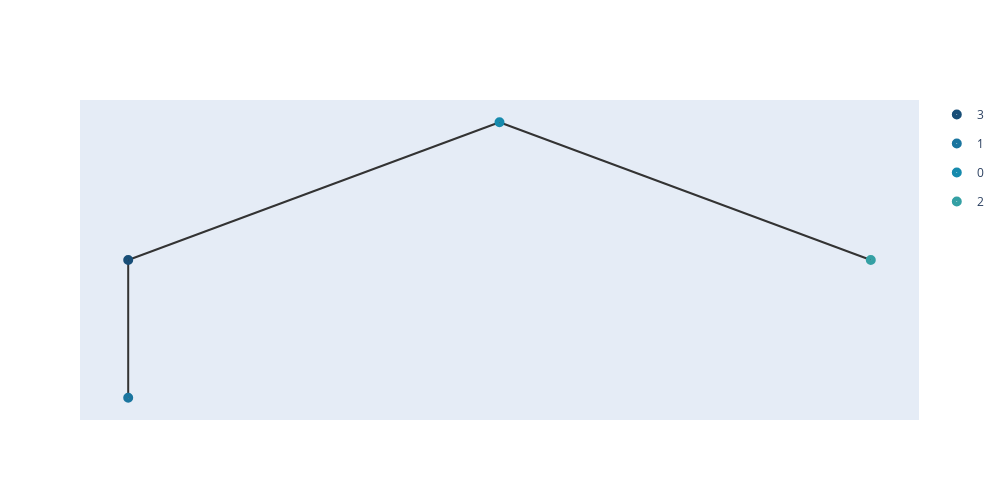

This figure's notebook cell:
### Code cell
embeddings2,nodes2 = get_Hyper_tree(folder_path2 +'datas.data',1,tmp2.shape[1]+1,0,epoches1,epoches2,meta_list2,save_path=folder_path2)
merge_points_with_c(embeddings2,nodes2,folder_path2 +'datas.data',1,tmp2.shape[1]+1,0,folder_path2,epoches2,c1,c2)
nos2 = build_hyper_tree_from_folder(folder_path2,True)
add_meta(nos2[0],meta_list2,[])
show_tree(nos2[0],color=['#184e77','#1a759f','#168aad',"#34a0a4",'#52b69a','#99d98c','#76c893','#99d98c']).show_fig()
remove_meta(nos2[0]);

### Figure 1 — Plotly figure (JSON) as saved in the notebook; plotly's stock layout.template omitted (floating-point values rounded to 4 significant figures)
{"data": [{"hoverinfo": "text", "hovertext": ["0_3"], "legendgroup": "3", "marker": {"color": "#184e77", "size": 10, "symbol": "circle-dot"}, "mode": "markers+text", "name": "3", "type": "scatter", "x": [3.25], "y": [3.5]}, {"hoverinfo": "text", "hovertext": ["1_1"], "legendgroup": "1", "marker": {"color": "#1a759f", "size": 10, "symbol": "circle-dot"}, "mode": "markers+text", "name": "1", "type": "scatter", "x": [3.25], "y": [2]}, {"hoverinfo": "text", "hovertext": ["3_0"], "legendgroup": "0", "marker": {"color": "#168aad", "size": 10, "symbol": "circle-dot"}, "mode": "markers+text", "name": "0", "type": "scatter", "x": [5.5], "y": [5]}, {"hoverinfo": "text", "hovertext": ["2_2"], "legendgroup": "2", "marker": {"color": "#34a0a4", "size": 10, "symbol": "circle-dot"}, "mode": "markers+text", "name": "2", "type": "scatter", "x": [7.75], "y": [3.5]}], "layout": {"height": 500, "shapes": [{"layer": "below", "line": {"color": "#333", "width": 2}, "type": "line", "x0": 5.5, "x1": 5.5, "y0": 5, "y1": 5}, {"layer": "below", "line": {"color": "#333", "width": 2}, "type": "line", "x0": 5.5, "x1": 3.25, "y0": 5, "y1": 3.5}, {"layer": "below", "line": {"color": "#333", "width": 2}, "type": "line", "x0": 3.25, "x1": 3.25, "y0": 3.5, "y1": 2}, {"layer": "below", "line": {"color": "#333", "width": 2}, "type": "line", "x0": 5.5, "x1": 7.75, "y0": 5, "y1": 3.5}], "width": 1000, "xaxis": {"showgrid": false, "showline": false, "showticklabels": false, "zeroline": false}, "yaxis": {"showgrid": false, "showline": false, "showticklabels": false, "zeroline": false}}}
